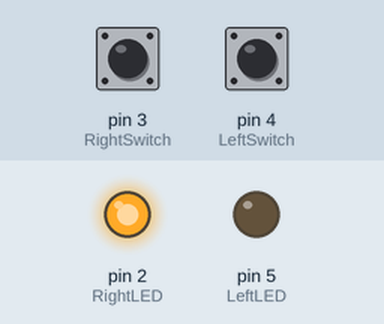
Recording of a sketch running on a simulated Arduino Uno, built with avr-gcc and run on an emulated ATmega328P. On the bench: output pins drawn as LEDs (lit = HIGH). Inputs (shaded band) come from the test bench; at power-on: pin 3 (RightSwitch) HIGH, pin 4 (LeftSwitch) HIGH.

Above: at 1.2 s.
1.3 s: pin 3 (RightSwitch) pulled LOW for 0.15 s
At 1.37 s:
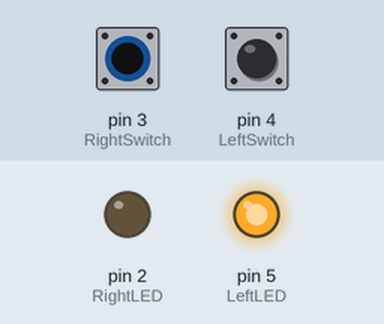
2.9 s: pin 3 (RightSwitch) pulled LOW for 3.2 s
At 6.7 s:
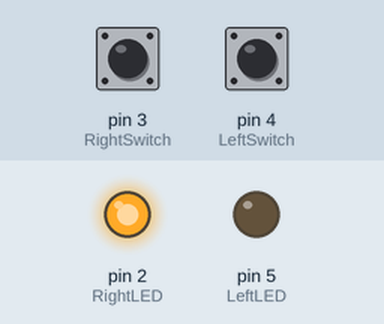
7.6 s: pin 4 (LeftSwitch) pulled LOW for 3.2 s
At 7.9 s:
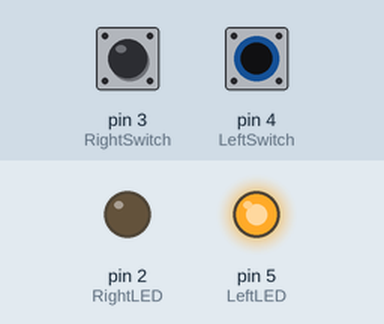
12.3 s: pin 3 (RightSwitch) driven LOW and pin 4 (LeftSwitch) driven LOW
At 12.6 s:
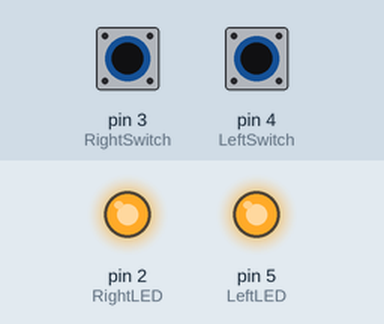
Timing chart, 0 to 14.8 s (numbered marks = the images above; inputs shaded):
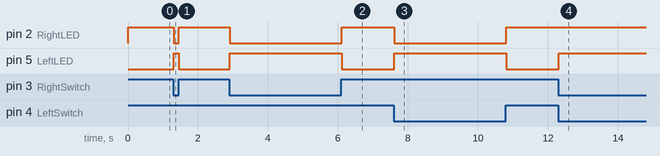

The sketch:

IfElse4.ino
```cpp
/*
   Exercise to help understand if-then-else
*/
int LeftLED = 5;
int LeftSwitch = 4;
int RightSwitch = 3;
int RightLED = 2;

void setup() {
  pinMode(LeftLED, OUTPUT);
  pinMode(RightLED, OUTPUT);
  pinMode(LeftSwitch, INPUT_PULLUP);
  pinMode(RightSwitch, INPUT_PULLUP);
}

void loop() {
  int Right = digitalRead(RightSwitch);
  int Left = digitalRead(LeftSwitch);

  if (Right == LOW || Left == LOW)  //inclusive OR
    digitalWrite(LeftLED, HIGH);
  else
    digitalWrite(LeftLED, LOW);

  if (Right == Left) //exclusive OR
    digitalWrite(RightLED, HIGH);
  else
    digitalWrite(RightLED, LOW);
}
```

Measured:
- after the input at 1.3 s, pin 2 (RightLED): HIGH → LOW at once, → HIGH 0.15 s later; pin 5 (LeftLED): LOW → HIGH at once, → LOW 0.15 s later
- after the input at 2.9 s, pin 2 (RightLED): HIGH → LOW at once, → HIGH 3.2 s later; pin 5 (LeftLED): LOW → HIGH at once, → LOW 3.2 s later
- after the input at 7.6 s, pin 2 (RightLED): HIGH → LOW at once, → HIGH 3.2 s later; pin 5 (LeftLED): LOW → HIGH at once, → LOW 3.2 s later
- after the input at 12.3 s, pin 5 (LeftLED): LOW → HIGH at once
